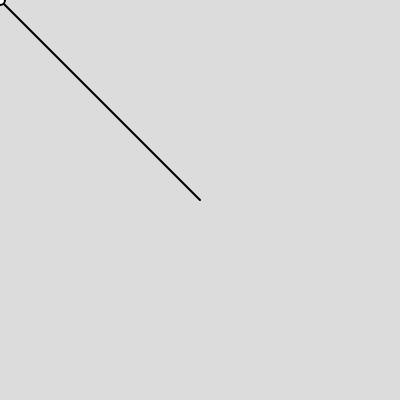
Frame 1 (no input)
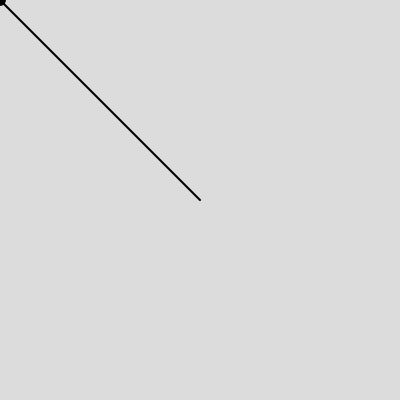
Frame 60 (no input)
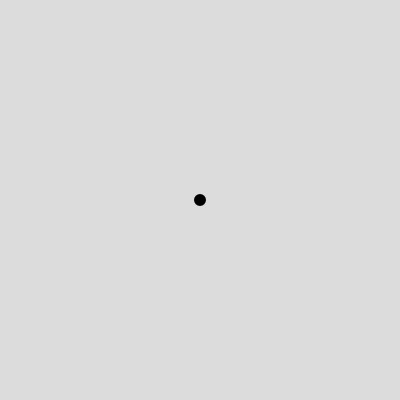
Frame 120 (the mouse pressed at the canvas centre since frame 60)

The p5.js sketch that drew these frames (run headless with seeded random() and noise() and a simulated clock; from frame 60 on, the mouse is pressed at the canvas centre):

// p5.js sketch
// ── sketch.js
function setup() {
  createCanvas(400, 400);
  strokeWeight(2);
  stroke(0);
}

function draw() {
  background(220);
  line(200, 200, mouseX, mouseY);
  circle(mouseX, mouseY, 10);
  fill(0)
}
